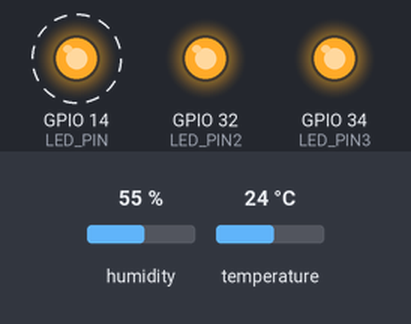
The sketch below on a simulated ESP32. Shown: output pins drawn as LEDs (lit = HIGH). Dashed ring = blinking. Inputs (shaded band) come from the test bench; at power-on: humidity 55 %, temperature 24 °C. WiFi joins after 1.5 s; servers stay silent unless stated; web services answer with replies made up by the test bench; what the sketch prints to the serial monitor is not drawn.

Above: at 1.7 s.
Timing chart, 0 to 5.4 s (numbered marks = the images above):
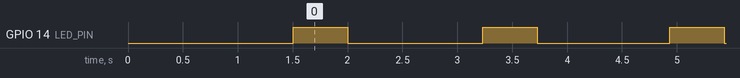

The sketch:

Sensor_file.ino
```cpp
#include <WiFi.h>
#include <HTTPClient.h>
#include "DHT.h"

// --- Pin Config ---
#define DHTPIN 15        // DHT11 connected to GPIO15 (D15)
#define DHTTYPE DHT11
#define LED_PIN 14       // LED connected to GPIO14 (D14)
#define LED_PIN2 32
#define LED_PIN3 34

// --- WiFi Credentials ---
const char* ssid = "Galaxy S25 Ultra";
const char* password = "7710990629";

// --- ThingSpeak Configuration ---
const char* server = "http://api.thingspeak.com/update";
String apiKey = "UWNO273RNLCBR4UD"; // Replace with your Write API Key

DHT dht(DHTPIN, DHTTYPE);

void setup() {
  Serial.begin(115200);
  digitalWrite(LED_PIN3, HIGH);
  pinMode(LED_PIN, OUTPUT);
  pinMode(LED_PIN2, OUTPUT);
  pinMode(LED_PIN3, OUTPUT);
  dht.begin();

  Serial.println("Connecting to WiFi...");
  WiFi.begin(ssid, password);

  while (WiFi.status() != WL_CONNECTED) {
    delay(500);
    Serial.print(".");

  }

  Serial.println("\n✅ WiFi Connected!");
  Serial.print("IP Address: ");
  Serial.println(WiFi.localIP());
  Serial.println("Starting DHT11 sensor...");
  digitalWrite(LED_PIN2, HIGH);
}

void loop() {
  // Blink LED to indicate loop cycle
  digitalWrite(LED_PIN, HIGH);
  delay(500);
  digitalWrite(LED_PIN, LOW);

  // Read DHT11 Sensor
  float humidity = dht.readHumidity();
  float temperature = dht.readTemperature(); // Celsius

  if (isnan(humidity) || isnan(temperature)) {
    Serial.println("⚠️ Failed to read from DHT sensor!");
    delay(2000);
    return;
  }

  // Print values to Serial Monitor
  Serial.print("🌡 Temperature: ");
  Serial.print(temperature);
  Serial.print(" °C | 💧 Humidity: ");
  Serial.print(humidity);
  Serial.println(" %");

  // --- Upload to ThingSpeak ---
  if (WiFi.status() == WL_CONNECTED) {
    HTTPClient http;
    String url = String(server) + "?api_key=" + apiKey +
                 "&field1=" + String(temperature) +
                 "&field2=" + String(humidity);

    http.begin(url);
    int httpCode = http.GET();  // Send the request

    if (httpCode > 0) {
      Serial.println("✅ Data sent to ThingSpeak successfully!");
      Serial.print("Response Code: ");
      Serial.println(httpCode);
    } else {
      Serial.print("❌ Error sending data: ");
      Serial.println(http.errorToString(httpCode));
    }

    http.end(); // End HTTP connection
  } else {
    Serial.println("❌ WiFi not connected!");
  }

  Serial.println("-------------------------------");
  delay(1000); // ThingSpeak requires 1s delay between updates
}
```

Measured:
- by itself, GPIO 14 (LED_PIN): alternates HIGH for 0.50 s and LOW for 1.2 s
